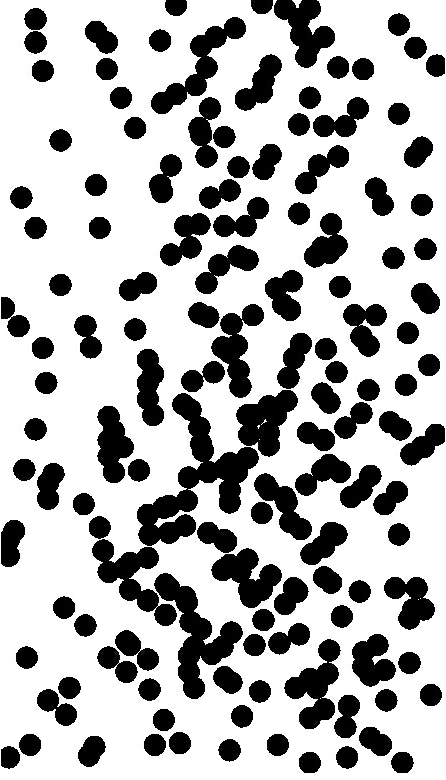
//> input picture kernelDemo/cell3.bmp, 446 x 780 px, given in place of cell3.jpg, which was not available
$ ./main   (built with g++ and OpenCV 4)
//> lines starting //> are read from the running program, lines starting //| are printed output that depends on the picture; after the words box and inside, x2 and y2 are one past the last pixel; in counts of white or black regions, pixels touching at a corner belong together; pictures that were not available may be replaced by others from this repository, and a replacement may not be noted
#include "opencv2/opencv.hpp"
#include "iostream"

using namespace cv;
using namespace std;


// [143 lines left out: functions Otsu, inverseImg, getContoursByCplus, not called in this run]

int main(int argc, char **argv)
{
	char* filename = "e:/cell3.jpg";
	Mat mat = imread(filename);
//> mat is the input picture: 780 rows x 446 cols, CV_8UC3; min 0, max 255, mean 179.9

	Mat src, dst, canny_output;

	bitwise_xor(mat, Scalar(255), src);
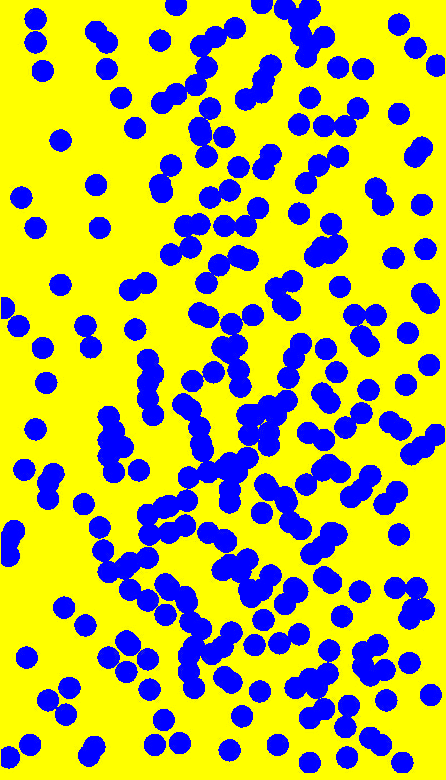
//> src: 780 rows x 446 cols, CV_8UC3; mean B, G, R 75.1, 179.9, 179.9
	imshow("xxxx", src);

	//the pram. for findContours,
	vector<vector<Point> > contours;
	vector<Vec4i> hierarchy;

	/// Detect edges using canny
	Canny(src, canny_output, 80, 255, 3);
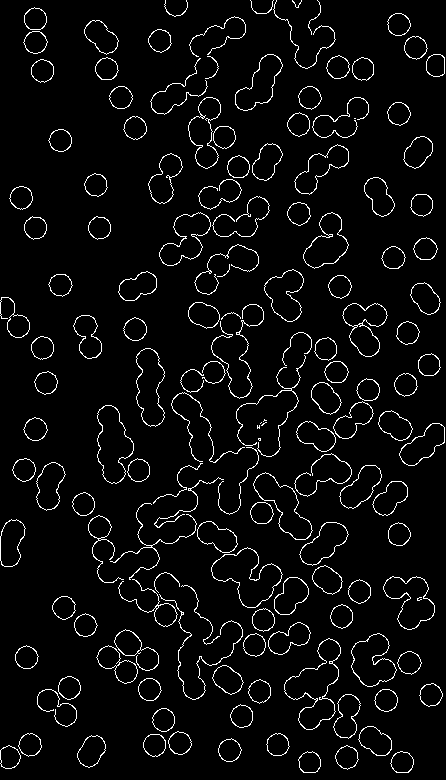
//> canny_output: 780 rows x 446 cols, CV_8UC1; 4.6% white in thin lines or dots
	/// Find contours
	findContours(canny_output, contours, hierarchy, CV_RETR_TREE, CV_CHAIN_APPROX_SIMPLE, Point(0, 0));
//> contours = 280 contours, 40 with area under 20; largest, box (x1, y1, x2, y2) and area: (284, 638, 341, 730) 2433, (284, 638, 341, 730) 2366, (211, 547, 283, 608) 2230, (211, 547, 283, 608) 2190, (97, 405, 134, 484) 1852
	//CV_RETR_CCOMP, CV_CHAIN_APPROX_SIMPLE

	dst = Mat::zeros(canny_output.size(), CV_8UC3);
	for (int i = 0; i< contours.size(); i++)
	{
		RNG rng;
		//随机颜色
		Scalar color = Scalar(255, 255, 0);
		//Scalar color = Scalar(rng.uniform(0, 255), rng.uniform(0, 255), rng.uniform(0, 255));
		drawContours(dst, contours, i, color, 2, 8, hierarchy, 0, Point());
	}
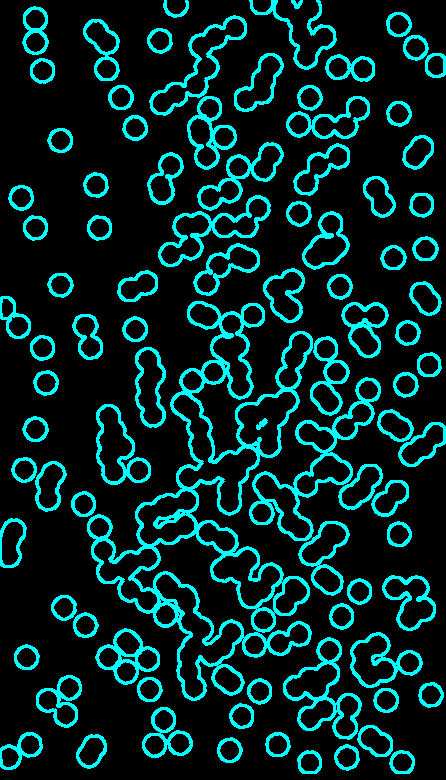
//> dst: 780 rows x 446 cols, CV_8UC3; mean B, G, R 40, 40, 0

	// Create Window
	char* source_window = "countors";
	namedWindow(source_window, CV_WINDOW_AUTOSIZE);
	imshow(source_window, dst);


	waitKey(0);
}
